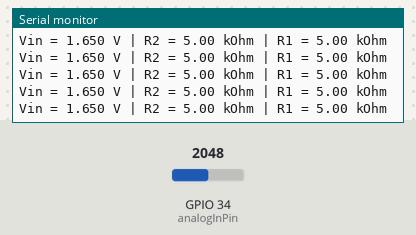
Bench run of a sketch on a simulated ESP32. Shown: the last lines printed to the serial monitor. The inputs (shaded band) are chosen by the test bench; at power-on: GPIO 34 (analogInPin) = 2048.

Above: at 1.2 s.
1.3 s: GPIO 34 (analogInPin) set to 2866
At 1.56 s:
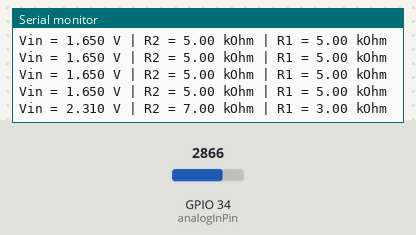
2.8 s: GPIO 34 (analogInPin) set to 3603
At 2.96 s:
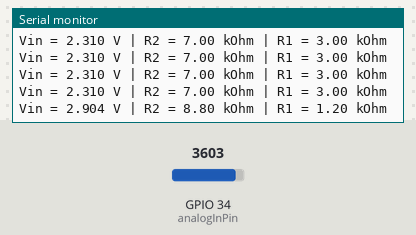
Timing chart, 0 to 5.8 s (numbered marks = the images above; inputs shaded):
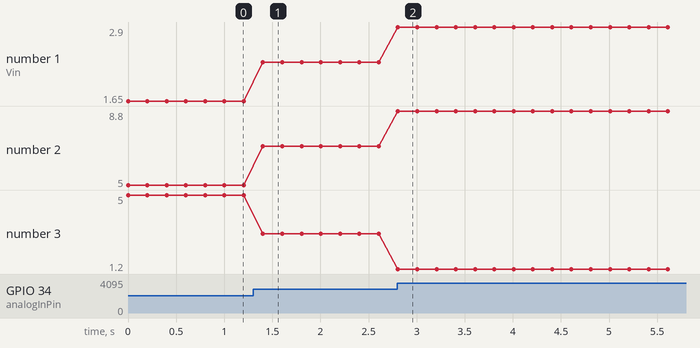

The sketch:

T2_Reto2_Resistencia_R2.ino
```cpp
// Taller 2 - Reto 2: valor de la resistencia R2 (Figura 5) en kOhm
// El potenciometro es un divisor: Vin = Vs * R2 / (R1 + R2), con R1 + R2 = RPOT
// Despejando: R2 = RPOT * Vin / Vs

const int analogInPin = 34;   // cursor del potenciometro en GPIO 34 (ADC1_CH6)
const float VS = 3.3;         // alimentacion del potenciometro en ESP32 (V)
const float RPOT = 10.0;      // valor nominal del potenciometro (kOhm)

void setup() {
  Serial.begin(115200);
}

void loop() {
  int valorADC = analogRead(analogInPin);   // cuentas del ADC (0 a 4095)
  float Vin = valorADC * VS / 4095.0;       // voltaje en el cursor
  float R2 = RPOT * Vin / VS;               // resistencia entre cursor y GND
  float R1 = RPOT - R2;                     // resistencia entre VCC y cursor
  Serial.printf("Vin = %.3f V | R2 = %.2f kOhm | R1 = %.2f kOhm\n", Vin, R2, R1);
  delay(200);
}
```

Measured:
- after the input at 1.3 s, the serial monitor: prints a new line after 0.10 s (image 1)
- after the input at 2.8 s, the serial monitor: prints a new line at once (image 2)
- plotted number 1: 1.65 → 2.31 after the input at 1.3 s, 2.31 → 2.9 after the input at 2.8 s
- plotted number 2: 5 → 7 after the input at 1.3 s, 7 → 8.8 after the input at 2.8 s
- plotted number 3: 5 → 3 after the input at 1.3 s, 3 → 1.2 after the input at 2.8 s
